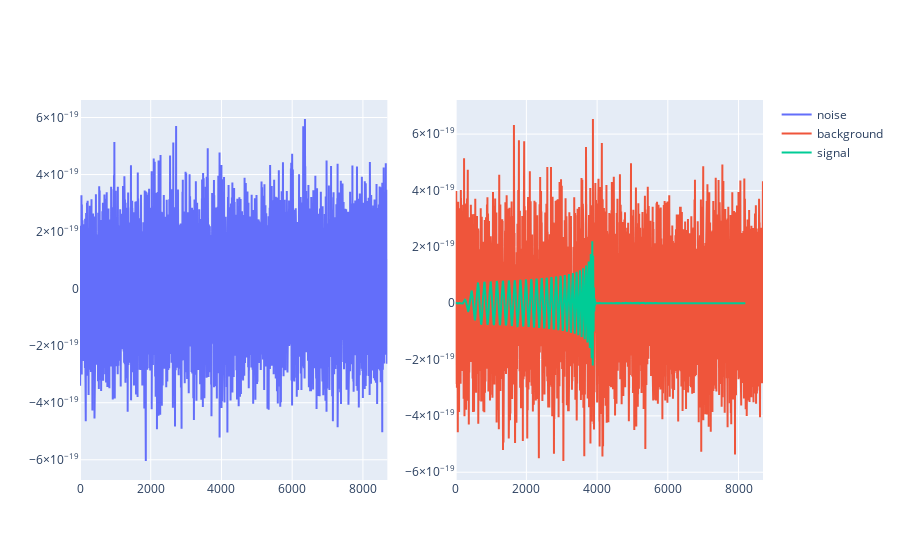

Notebook code cell kept with this figure:
### Markdown cell above
Next let's visualise the two different types of time series that we wish to classify: one that is pure noise vs. one that is composed of noise plus an embedded gravitational wave signal:

### Code cell
import numpy as np
from plotly.subplots import make_subplots
import plotly.graph_objects as go

# get the index corresponding to the first pure noise time series
background_idx = np.argmin(labels)
# get the index corresponding to the first noise + gravitational wave time series
signal_idx = np.argmax(labels)

ts_noise = noisy_signals[background_idx]
ts_background = noisy_signals[signal_idx]
ts_signal = gw_signals[signal_idx]

fig = make_subplots(rows=1, cols=2)

fig.add_trace(
    go.Scatter(x=list(range(len(ts_noise))), y=ts_noise, mode="lines", name="noise"),
    row=1,
    col=1,
)

fig.add_trace(
    go.Scatter(
        x=list(range(len(ts_background))),
        y=ts_background,
        mode="lines",
        name="background",
    ),
    row=1,
    col=2,
)

fig.add_trace(
    go.Scatter(x=list(range(len(ts_signal))), y=ts_signal, mode="lines", name="signal"),
    row=1,
    col=2,
)
fig.show()

### Figure 1 — Plotly figure (JSON) as saved in the notebook; plotly's stock layout.template omitted (floating-point values rounded to 4 significant figures; data arrays with more than 128 entries replaced by an {"elided": "..."} marker saying what was removed)
{"data": [{"mode": "lines", "name": "noise", "type": "scatter", "x": {"elided": "8692 int values"}, "xaxis": "x", "y": {"elided": "8692 float values"}, "yaxis": "y"}, {"mode": "lines", "name": "background", "type": "scatter", "x": {"elided": "8692 int values"}, "xaxis": "x2", "y": {"elided": "8692 float values"}, "yaxis": "y2"}, {"mode": "lines", "name": "signal", "type": "scatter", "x": {"elided": "8192 int values"}, "xaxis": "x2", "y": {"elided": "8192 float values"}, "yaxis": "y2"}], "layout": {"xaxis": {"anchor": "y", "domain": [0, 0.45]}, "xaxis2": {"anchor": "y2", "domain": [0.55, 1]}, "yaxis": {"anchor": "x", "domain": [0, 1]}, "yaxis2": {"anchor": "x2", "domain": [0, 1]}}}
